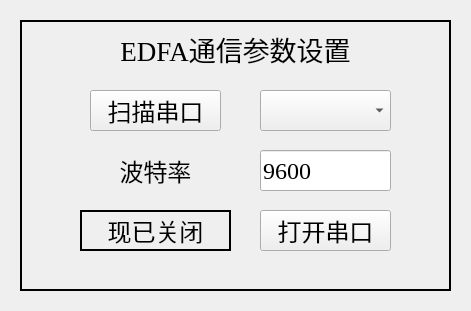
       <widget class="QWidget" name="widgetSetParamComEDFA_2" native="true">
        <property name="geometry">
         <rect>
          <x>1100</x>
          <y>110</y>
          <width>471</width>
          <height>311</height>
         </rect>
        </property>
        <widget class="QPushButton" name="pushButtonScanComEDFA_2">
         <property name="geometry">
          <rect>
           <x>90</x>
           <y>90</y>
           <width>131</width>
           <height>41</height>
          </rect>
         </property>
         <property name="sizePolicy">
          <sizepolicy hsizetype="Ignored" vsizetype="Ignored">
           <horstretch>0</horstretch>
           <verstretch>0</verstretch>
          </sizepolicy>
         </property>
         <property name="font">
          <font>
           <family>Times New Roman</family>
           <pointsize>18</pointsize>
          </font>
         </property>
         <property name="text">
          <string>扫描串口</string>
         </property>
        </widget>
        <widget class="QComboBox" name="comboBoxSelectComEDFA_2">
         <property name="geometry">
          <rect>
           <x>260</x>
           <y>90</y>
           <width>131</width>
           <height>41</height>
          </rect>
         </property>
         <property name="sizePolicy">
          <sizepolicy hsizetype="Ignored" vsizetype="Ignored">
           <horstretch>0</horstretch>
           <verstretch>0</verstretch>
          </sizepolicy>
         </property>
         <property name="font">
          <font>
           <family>Times New Roman</family>
           <pointsize>18</pointsize>
          </font>
         </property>
        </widget>
        <widget class="QLineEdit" name="lineEditBaudRateComEDFA_2">
         <property name="geometry">
          <rect>
           <x>260</x>
           <y>150</y>
           <width>131</width>
           <height>41</height>
          </rect>
         </property>
         <property name="sizePolicy">
          <sizepolicy hsizetype="Ignored" vsizetype="Ignored">
           <horstretch>0</horstretch>
           <verstretch>0</verstretch>
          </sizepolicy>
         </property>
         <property name="font">
          <font>
           <family>Times New Roman</family>
           <pointsize>18</pointsize>
          </font>
         </property>
         <property name="text">
          <string>9600</string>
         </property>
        </widget>
        <widget class="QLabel" name="labelHintCurrentBaudComEDFA_2">
         <property name="geometry">
          <rect>
           <x>90</x>
           <y>150</y>
           <width>131</width>
           <height>41</height>
          </rect>
         </property>
         <property name="sizePolicy">
          <sizepolicy hsizetype="Ignored" vsizetype="Ignored">
           <horstretch>0</horstretch>
           <verstretch>0</verstretch>
          </sizepolicy>
         </property>
         <property name="font">
          <font>
           <family>Times New Roman</family>
           <pointsize>18</pointsize>
          </font>
         </property>
         <property name="text">
          <string>波特率</string>
         </property>
         <property name="alignment">
          <set>Qt::AlignCenter</set>
         </property>
        </widget>
        <widget class="QLabel" name="labelConnectStateComEDFA_2">
         <property name="geometry">
          <rect>
           <x>80</x>
           <y>210</y>
           <width>151</width>
           <height>41</height>
          </rect>
         </property>
         <property name="sizePolicy">
          <sizepolicy hsizetype="Ignored" vsizetype="Ignored">
           <horstretch>0</horstretch>
           <verstretch>0</verstretch>
          </sizepolicy>
         </property>
         <property name="font">
          <font>
           <family>Times New Roman</family>
           <pointsize>18</pointsize>
          </font>
         </property>
         <property name="frameShape">
          <enum>QFrame::WinPanel</enum>
         </property>
         <property name="text">
          <string>现已关闭</string>
         </property>
         <property name="alignment">
          <set>Qt::AlignCenter</set>
         </property>
        </widget>
        <widget class="QPushButton" name="pushButtonOpenComEDFA_2">
         <property name="geometry">
          <rect>
           <x>260</x>
           <y>210</y>
           <width>131</width>
           <height>41</height>
          </rect>
         </property>
         <property name="sizePolicy">
          <sizepolicy hsizetype="Ignored" vsizetype="Ignored">
           <horstretch>0</horstretch>
           <verstretch>0</verstretch>
          </sizepolicy>
         </property>
         <property name="font">
          <font>
           <family>Times New Roman</family>
           <pointsize>18</pointsize>
          </font>
         </property>
         <property name="text">
          <string>打开串口</string>
         </property>
        </widget>
        <widget class="QLabel" name="labelBgHintSetComEDFA_2">
         <property name="geometry">
          <rect>
           <x>20</x>
           <y>20</y>
           <width>431</width>
           <height>271</height>
          </rect>
         </property>
         <property name="font">
          <font>
           <family>Times New Roman</family>
           <pointsize>20</pointsize>
          </font>
         </property>
         <property name="frameShape">
          <enum>QFrame::WinPanel</enum>
         </property>
         <property name="text">
          <string>EDFA通信参数设置</string>
         </property>
         <property name="alignment">
          <set>Qt::AlignHCenter|Qt::AlignTop</set>
         </property>
         <property name="margin">
          <number>10</number>
         </property>
        </widget>
        <zorder>labelBgHintSetComEDFA_2</zorder>
        <zorder>pushButtonScanComEDFA_2</zorder>
        <zorder>comboBoxSelectComEDFA_2</zorder>
        <zorder>lineEditBaudRateComEDFA_2</zorder>
        <zorder>labelHintCurrentBaudComEDFA_2</zorder>
        <zorder>labelConnectStateComEDFA_2</zorder>
        <zorder>pushButtonOpenComEDFA_2</zorder>
       </widget>
